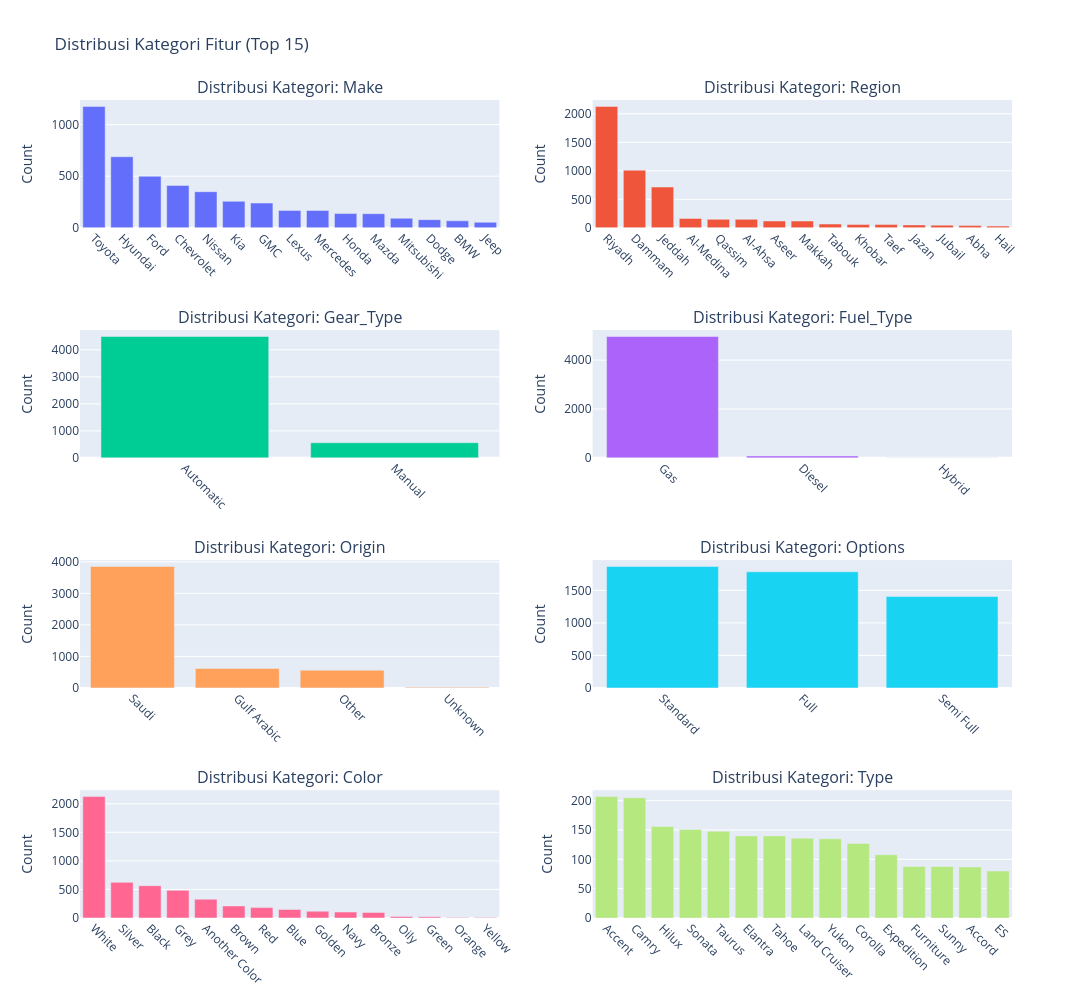

Here is the notebook cell this chart was saved with:
### Markdown cell above
#### 3.6 Distribusi Fitur Kategorikal

### Code cell
import plotly.express as px
from plotly.subplots import make_subplots
import plotly.graph_objects as go

# Daftar fitur kategorikal
categorical_features = ['Make', 'Region', 'Gear_Type', 'Fuel_Type', 'Origin', 'Options', 'Color', 'Type']

# Buat subplot 4 baris x 2 kolom
fig = make_subplots(rows=4, cols=2, subplot_titles=[f'Distribusi Kategori: {feat}' for feat in categorical_features])

# Loop setiap fitur
for i, feature in enumerate(categorical_features):
    row = i // 2 + 1
    col = i % 2 + 1

    # Ambil 15 kategori teratas
    top_categories = df[feature].value_counts().nlargest(15).index
    filtered_df = df[df[feature].isin(top_categories)]

    # Hitung frekuensi kategori
    counts = filtered_df[feature].value_counts().loc[top_categories]

    # Buat bar plot (count plot)
    trace = go.Bar(x=counts.index, y=counts.values, name=feature)
    fig.add_trace(trace, row=row, col=col)

    # Rotate label sumbu x
    fig.update_xaxes(tickangle=45, row=row, col=col)
    fig.update_yaxes(title_text='Count', row=row, col=col)

# Update layout keseluruhan
fig.update_layout(height=1000, width=1500, title_text='Distribusi Kategori Fitur (Top 15)', showlegend=False)
fig.show()

### Figure 1 — Plotly figure (JSON) as saved in the notebook; plotly's stock layout.template omitted (floating-point values rounded to 4 significant figures)
{"data": [{"name": "Make", "type": "bar", "x": ["Toyota", "Hyundai", "Ford", "Chevrolet", "Nissan", "Kia", "GMC", "Lexus", "Mercedes", "Honda", "Mazda", "Mitsubishi", "Dodge", "BMW", "Jeep"], "xaxis": "x", "y": [1177, 689, 500, 411, 350, 257, 240, 169, 168, 138, 137, 93, 79, 68, 54], "yaxis": "y"}, {"name": "Region", "type": "bar", "x": ["Riyadh", "Dammam", "Jeddah", "Al-Medina", "Qassim", "Al-Ahsa", "Aseer", "Makkah", "Tabouk", "Khobar", "Taef", "Jazan", "Jubail", "Abha", "Hail"], "xaxis": "x2", "y": [2130, 1011, 715, 164, 149, 149, 120, 119, 66, 59, 57, 51, 47, 39, 30], "yaxis": "y2"}, {"name": "Gear_Type", "type": "bar", "x": ["Automatic", "Manual"], "xaxis": "x3", "y": [4495, 560], "yaxis": "y3"}, {"name": "Fuel_Type", "type": "bar", "x": ["Gas", "Diesel", "Hybrid"], "xaxis": "x4", "y": [4970, 78, 7], "yaxis": "y4"}, {"name": "Origin", "type": "bar", "x": ["Saudi", "Gulf Arabic", "Other", "Unknown"], "xaxis": "x5", "y": [3852, 619, 563, 21], "yaxis": "y5"}, {"name": "Options", "type": "bar", "x": ["Standard", "Full", "Semi Full"], "xaxis": "x6", "y": [1866, 1785, 1404], "yaxis": "y6"}, {"name": "Color", "type": "bar", "x": ["White", "Silver", "Black", "Grey", "Another Color", "Brown", "Red", "Blue", "Golden", "Navy", "Bronze", "Oily", "Green", "Orange", "Yellow"], "xaxis": "x7", "y": [2126, 624, 566, 484, 329, 211, 182, 149, 119, 105, 96, 28, 21, 8, 7], "yaxis": "y7"}, {"name": "Type", "type": "bar", "x": ["Accent", "Camry", "Hilux", "Sonata", "Taurus", "Elantra", "Tahoe", "Land Cruiser", "Yukon", "Corolla", "Expedition", "Furniture", "Sunny", "Accord", "ES"], "xaxis": "x8", "y": [207, 205, 156, 151, 148, 140, 140, 136, 135, 127, 108, 88, 88, 87, 80], "yaxis": "y8"}], "layout": {"annotations": [{"font": {"size": 16}, "showarrow": false, "text": "Distribusi Kategori: Make", "x": 0.225, "xanchor": "center", "xref": "paper", "y": 1, "yanchor": "bottom", "yref": "paper"}, {"font": {"size": 16}, "showarrow": false, "text": "Distribusi Kategori: Region", "x": 0.775, "xanchor": "center", "xref": "paper", "y": 1, "yanchor": "bottom", "yref": "paper"}, {"font": {"size": 16}, "showarrow": false, "text": "Distribusi Kategori: Gear_Type", "x": 0.225, "xanchor": "center", "xref": "paper", "y": 0.7188, "yanchor": "bottom", "yref": "paper"}, {"font": {"size": 16}, "showarrow": false, "text": "Distribusi Kategori: Fuel_Type", "x": 0.775, "xanchor": "center", "xref": "paper", "y": 0.7188, "yanchor": "bottom", "yref": "paper"}, {"font": {"size": 16}, "showarrow": false, "text": "Distribusi Kategori: Origin", "x": 0.225, "xanchor": "center", "xref": "paper", "y": 0.4375, "yanchor": "bottom", "yref": "paper"}, {"font": {"size": 16}, "showarrow": false, "text": "Distribusi Kategori: Options", "x": 0.775, "xanchor": "center", "xref": "paper", "y": 0.4375, "yanchor": "bottom", "yref": "paper"}, {"font": {"size": 16}, "showarrow": false, "text": "Distribusi Kategori: Color", "x": 0.225, "xanchor": "center", "xref": "paper", "y": 0.1562, "yanchor": "bottom", "yref": "paper"}, {"font": {"size": 16}, "showarrow": false, "text": "Distribusi Kategori: Type", "x": 0.775, "xanchor": "center", "xref": "paper", "y": 0.1562, "yanchor": "bottom", "yref": "paper"}], "height": 1000, "showlegend": false, "title": {"text": "Distribusi Kategori Fitur (Top 15)"}, "width": 1500, "xaxis": {"anchor": "y", "domain": [0, 0.45], "tickangle": 45}, "xaxis2": {"anchor": "y2", "domain": [0.55, 1], "tickangle": 45}, "xaxis3": {"anchor": "y3", "domain": [0, 0.45], "tickangle": 45}, "xaxis4": {"anchor": "y4", "domain": [0.55, 1], "tickangle": 45}, "xaxis5": {"anchor": "y5", "domain": [0, 0.45], "tickangle": 45}, "xaxis6": {"anchor": "y6", "domain": [0.55, 1], "tickangle": 45}, "xaxis7": {"anchor": "y7", "domain": [0, 0.45], "tickangle": 45}, "xaxis8": {"anchor": "y8", "domain": [0.55, 1], "tickangle": 45}, "yaxis": {"anchor": "x", "domain": [0.8438, 1], "title": {"text": "Count"}}, "yaxis2": {"anchor": "x2", "domain": [0.8438, 1], "title": {"text": "Count"}}, "yaxis3": {"anchor": "x3", "domain": [0.5625, 0.7188], "title": {"text": "Count"}}, "yaxis4": {"anchor": "x4", "domain": [0.5625, 0.7188], "title": {"text": "Count"}}, "yaxis5": {"anchor": "x5", "domain": [0.2812, 0.4375], "title": {"text": "Count"}}, "yaxis6": {"anchor": "x6", "domain": [0.2812, 0.4375], "title": {"text": "Count"}}, "yaxis7": {"anchor": "x7", "domain": [0, 0.1562], "title": {"text": "Count"}}, "yaxis8": {"anchor": "x8", "domain": [0, 0.1562], "title": {"text": "Count"}}}}
